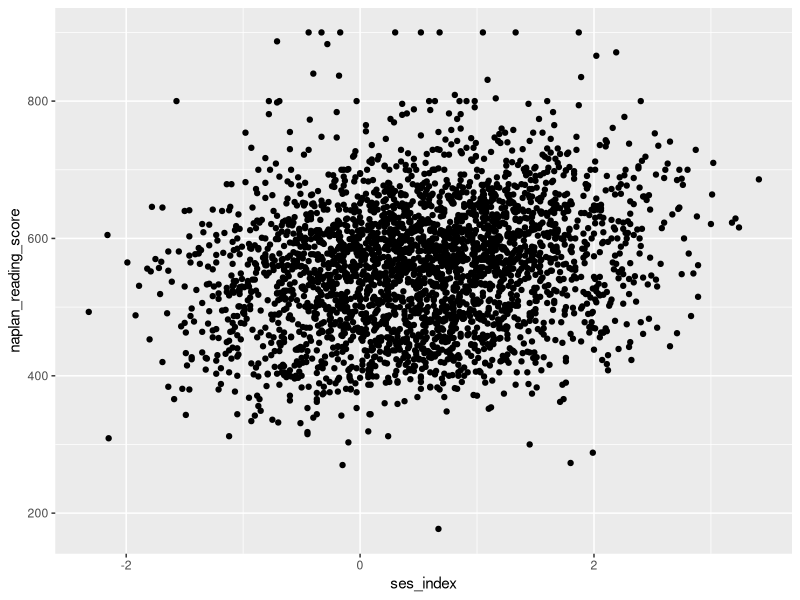
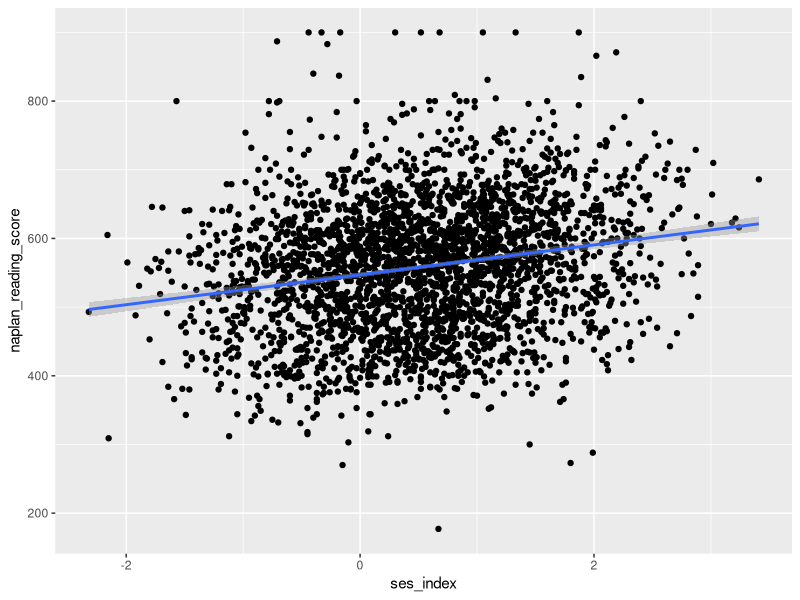

These charts were generated, in order, by the following R code:
## ---- chunk 1
library(readr)
naplan <- read_csv("Data/naplan_reading.csv")
## ---- chunk 2
library(ggplot2)
ggplot(naplan)+
    aes(x=ses_index, y=naplan_reading_score)+
    geom_point()
## ---- chunk 3
reading_SES_mod <- lm(naplan_reading_score~ses_index, data=naplan)
reading_SES_mod
## ---- chunk 4
ggplot(naplan)+
    aes(x=ses_index, y=naplan_reading_score)+
    geom_point()+
    geom_smooth(method="lm")
